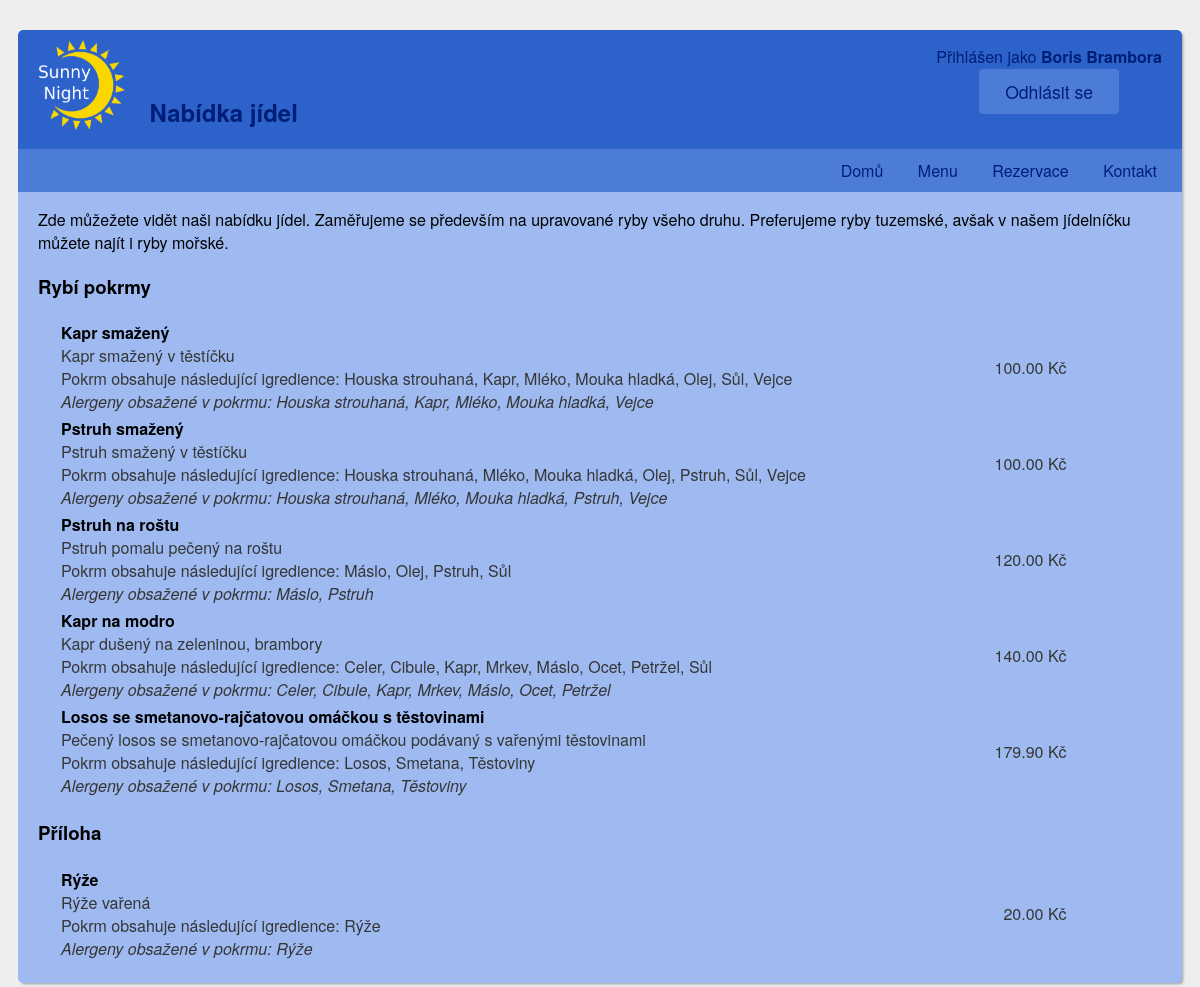
/menu.php (signed in), run on the app's committed database.
### tables this page shows
CREATE TABLE IF NOT EXISTS `iis_h_potravina` (
  `ID` int(11) NOT NULL AUTO_INCREMENT,
  `jmeno` varchar(128) NOT NULL,
  `druh` varchar(128) NOT NULL,
  `doba_pripravy` int(11) DEFAULT NULL,
  `popis_pripravy` varchar(4000) DEFAULT NULL,
  `cena` float NOT NULL,
  `prodano_kusu` int(11) NOT NULL,
  `talir` varchar(128) DEFAULT NULL,
  `sklenice` varchar(128) DEFAULT NULL,
  `url_obrazku` varchar(128) NOT NULL,
  `popis` varchar(256) NOT NULL,
  `poradi` int(11) NOT NULL,
  PRIMARY KEY (`ID`)
);

### WWW/includes/food_menu.php (the view, shortened to what this page needs)
<?php
	echo '<div class="food_menu">';
	$selected_jidla = mysql_query("
		SELECT  iis_h_potravina.ID, iis_h_potravina.jmeno AS jmeno_potraviny,
				iis_h_surovina.jmeno AS jmeno_suroviny, druh, CAST(cena AS DECIMAL(11,2)) as cena,
				url_obrazku, popis, poradi, alergeny
		FROM iis_h_potravina, iis_h_surovina, iis_s_potravina_surovina
		WHERE
			iis_h_surovina.ID  = iis_s_potravina_surovina.surovina AND
			iis_h_potravina.ID = iis_s_potravina_surovina.potravina
		ORDER BY poradi, cena, iis_h_potravina.jmeno
	");
	$jidla_data = array();
	while( $row = mysql_fetch_assoc( $selected_jidla ) ) {
		array_push( $jidla_data, $row );
	}
	if ( $selected_jidla && mysql_num_rows( $selected_jidla ) > 0 ) {
		$druh = "";
		$next_row = "";
		$prev_id = 0;
		foreach ( $jidla_data as $row) {
			if ( $next_row == "" || $prev_id != $row['ID']  ) {
				$suroviny  = array();
				$alergeny  = array();
				foreach ( $jidla_data as $next_row) {
					if ( $next_row['ID'] == $row['ID'] ) {
						array_push( $suroviny, $next_row['jmeno_suroviny'] );
						if ( $next_row['alergeny'] != NULL ) {
							$alergeny_v_radku = explode( ',', $next_row['jmeno_suroviny'] );
							foreach( $alergeny_v_radku as $alergen ) {
								if ( !in_array( $alergen, $alergeny ) ) {
									array_push( $alergeny, $alergen );
								}
							}
						}
					}
				}
				if ( $druh != $row['druh'] ) {
					if ( $druh != "" ) {
						echo '</tbody></table>';
					}
					$druh = $row['druh'];
					echo '<h3>'.$druh.'</h3>';
					echo '<table class="neohranicena_tabulka"><tbody>';
				}
				sort( $alergeny );
				sort( $suroviny );
				$suroviny = implode( ', ', $suroviny );
				$alergeny = implode( ', ', $alergeny );
				echo '<tr>';
				echo '<td> <span class="jmeno_potraviny">'.$row['jmeno_potraviny'].'</span>';
				echo '<span class="popis_potraviny">'.$row['popis'].'</span>';
				echo '<span class="suroviny_potraviny">Pokrm obsahuje následující igredience: '.$suroviny.'</span>';
				echo '<span class="alergeny_potraviny">Alergeny obsažené v pokrmu: '.$alergeny.'</span>';
				echo '</td>';
				echo '<td><span class="cena_potraviny">'.$row['cena'].' Kč</span></td>';
				echo '</tr>';
				$prev_id = $row['ID'];
			}
		}
		if ( $druh != "" ) {
			echo '</tbody></table>';
		}
	}
	echo '</div>';
?>

### WWW/css/style.css (style rules this page uses)
body { padding: 22px 10px; font-family: 'Helvetica Neue', Helvetica, Arial, sans-serif; background: #eee url('https://i.imgur.com/eeQeRmk.png'); }
table { margin-bottom: 10px; }
td:first-child { padding-right: 20px; }
.food_menu table { display: table; margin: 0 20px; width: 90%; }
.food_menu span { display: block; color: #363636; }
.food_menu .jmeno_potraviny { font-weight: 700; color: #000; }
.food_menu .alergeny_potraviny { font-style: italic; }
.food_menu td:last-child { text-align: right; white-space: nowrap; }
.neohranicena_tabulka td:first-child { padding-right: 20px; }

### data on the page
iis_h_potravina: druh "Rybí pokrmy", jmeno "Kapr smažený", popis "Kapr smažený v těstíčku", suroviny "Houska strouhaná, Kapr, Mléko, Mouka hladká, Olej, Sůl, Vejce", alergeny "Houska strouhaná, Kapr, Mléko, Mouka hladká, Vejce", cena "100.00"
iis_h_potravina: jmeno "Pstruh smažený", popis "Pstruh smažený v těstíčku", suroviny "Houska strouhaná, Mléko, Mouka hladká, Olej, Pstruh, Sůl, Vejce", alergeny "Houska strouhaná, Mléko, Mouka hladká, Pstruh, Vejce", cena "100.00"
iis_h_potravina: jmeno "Pstruh na roštu", popis "Pstruh pomalu pečený na roštu", suroviny "Máslo, Olej, Pstruh, Sůl", alergeny "Máslo, Pstruh", cena "120.00"
iis_h_potravina: jmeno "Kapr na modro", popis "Kapr dušený na zeleninou, brambory", suroviny "Celer, Cibule, Kapr, Mrkev, Máslo, Ocet, Petržel, Sůl", alergeny "Celer, Cibule, Kapr, Mrkev, Máslo, Ocet, Petržel", cena "140.00"
iis_h_potravina: jmeno "Losos se smetanovo-rajčatovou omáčkou s těstovinami", popis "Pečený losos se smetanovo-rajčatovou omáčkou podávaný s vařenými těstovinami", suroviny "Losos, Smetana, Těstoviny", alergeny "Losos, Smetana, Těstoviny", cena "179.90"
iis_h_potravina: druh "Příloha", jmeno "Rýže", popis "Rýže vařená", suroviny "Rýže", alergeny "Rýže", cena "20.00"

### other printed values
$h2_nadpis "Nabídka jídel"
$_SESSION['user']['jmeno'] "Boris"
$_SESSION['user']['prijmeni'] "Brambora"
